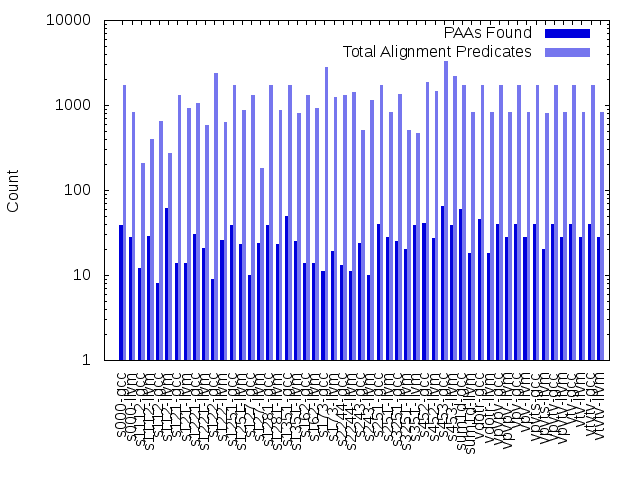

Write the gnuplot code that produced this figure.
set output "search.png"
set terminal png

color1 = "#0000dd"; color2 = "#7676ee"; color3 = "#c0c0ff"; color4 = "#87CEEB";
set style data histogram
set style histogram cluster gap 1
set style fill solid
set boxwidth 0.9
set xtics format ""
set xtics rotate
set logscale y
set ylabel "Count"


plot "data.out" using 5:xtic(1) title "PAAs Found" linecolor rgb color1, \
             '' using 4 title "Total Alignment Predicates" linecolor rgb color2

